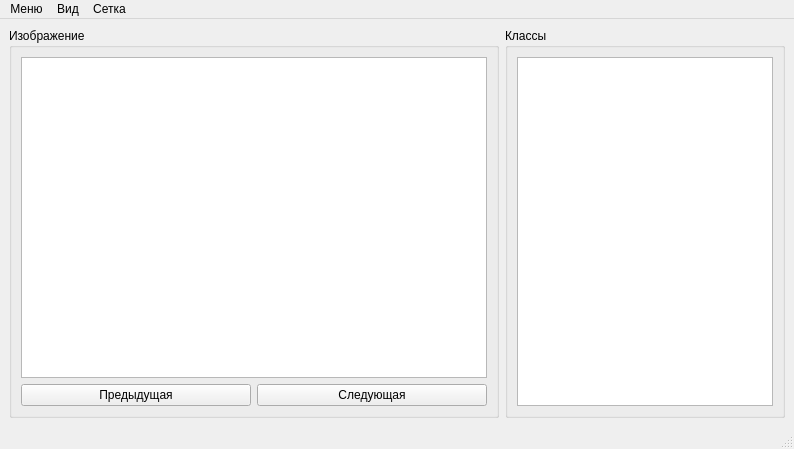
<?xml version="1.0" encoding="UTF-8"?>
<ui version="4.0">
 <class>MainWindow</class>
 <widget class="QMainWindow" name="MainWindow">
  <property name="geometry">
   <rect>
    <x>0</x>
    <y>0</y>
    <width>794</width>
    <height>449</height>
   </rect>
  </property>
  <property name="windowTitle">
   <string>MainWindow</string>
  </property>
  <property name="layoutDirection">
   <enum>Qt::LeftToRight</enum>
  </property>
  <widget class="QWidget" name="centralwidget">
   <property name="minimumSize">
    <size>
     <width>794</width>
     <height>398</height>
    </size>
   </property>
   <layout class="QGridLayout" name="gridLayout_3">
    <item row="0" column="1">
     <widget class="QGroupBox" name="groupBoxClasses">
      <property name="sizePolicy">
       <sizepolicy hsizetype="Fixed" vsizetype="Preferred">
        <horstretch>0</horstretch>
        <verstretch>0</verstretch>
       </sizepolicy>
      </property>
      <property name="title">
       <string>Классы</string>
      </property>
      <layout class="QVBoxLayout" name="verticalLayout">
       <item>
        <widget class="QListView" name="listViewClasses">
         <property name="contextMenuPolicy">
          <enum>Qt::ActionsContextMenu</enum>
         </property>
        </widget>
       </item>
      </layout>
     </widget>
    </item>
    <item row="0" column="0">
     <widget class="QGroupBox" name="groupBoxImage">
      <property name="sizePolicy">
       <sizepolicy hsizetype="Preferred" vsizetype="Preferred">
        <horstretch>0</horstretch>
        <verstretch>0</verstretch>
       </sizepolicy>
      </property>
      <property name="minimumSize">
       <size>
        <width>485</width>
        <height>0</height>
       </size>
      </property>
      <property name="title">
       <string>Изображение</string>
      </property>
      <layout class="QGridLayout" name="gridLayout">
       <item row="2" column="1">
        <widget class="QPushButton" name="pushButtonNextImage">
         <property name="contextMenuPolicy">
          <enum>Qt::NoContextMenu</enum>
         </property>
         <property name="text">
          <string>Следующая</string>
         </property>
        </widget>
       </item>
       <item row="2" column="0">
        <widget class="QPushButton" name="pushButtonPreviousImage">
         <property name="contextMenuPolicy">
          <enum>Qt::NoContextMenu</enum>
         </property>
         <property name="text">
          <string>Предыдущая</string>
         </property>
        </widget>
       </item>
       <item row="0" column="0" colspan="2">
        <widget class="ClassGridGraphicsView" name="graphicsViewImage">
         <property name="contextMenuPolicy">
          <enum>Qt::DefaultContextMenu</enum>
         </property>
        </widget>
       </item>
      </layout>
     </widget>
    </item>
   </layout>
  </widget>
  <widget class="QMenuBar" name="menubar">
   <property name="geometry">
    <rect>
     <x>0</x>
     <y>0</y>
     <width>794</width>
     <height>26</height>
    </rect>
   </property>
   <widget class="QMenu" name="menu">
    <property name="title">
     <string>Меню</string>
    </property>
    <addaction name="actionSelectImagesFolder"/>
   </widget>
   <widget class="QMenu" name="menu_2">
    <property name="title">
     <string>Вид</string>
    </property>
    <addaction name="actionImageZoomIn"/>
    <addaction name="actionImageZoomOut"/>
    <addaction name="actionResetImageScale"/>
   </widget>
   <widget class="QMenu" name="menu_3">
    <property name="title">
     <string>Сетка</string>
    </property>
    <addaction name="actionEditGridSize"/>
    <addaction name="actionCreateGrid"/>
   </widget>
   <addaction name="menu"/>
   <addaction name="menu_2"/>
   <addaction name="menu_3"/>
  </widget>
  <widget class="QStatusBar" name="statusbar"/>
  <action name="actionSelectImagesFolder">
   <property name="text">
    <string>Выбрать папку с изображениями</string>
   </property>
  </action>
  <action name="actionImageZoomIn">
   <property name="text">
    <string>Приблизить изображение</string>
   </property>
   <property name="shortcut">
    <string>Ctrl+Shift+=</string>
   </property>
  </action>
  <action name="actionImageZoomOut">
   <property name="text">
    <string>Отдалить изображение</string>
   </property>
   <property name="shortcut">
    <string>Ctrl+-</string>
   </property>
  </action>
  <action name="actionAddClass">
   <property name="text">
    <string>Добавить класс</string>
   </property>
   <property name="shortcutContext">
    <enum>Qt::WidgetShortcut</enum>
   </property>
  </action>
  <action name="actionDeleteClass">
   <property name="text">
    <string>Удалить класс</string>
   </property>
   <property name="shortcutContext">
    <enum>Qt::WidgetShortcut</enum>
   </property>
  </action>
  <action name="actionChangeClass">
   <property name="text">
    <string>Изменить класс</string>
   </property>
   <property name="shortcutContext">
    <enum>Qt::WidgetShortcut</enum>
   </property>
  </action>
  <action name="actionFillGrid">
   <property name="text">
    <string>Заполнить сетку классом</string>
   </property>
   <property name="shortcutContext">
    <enum>Qt::WidgetShortcut</enum>
   </property>
  </action>
  <action name="actionResetImageScale">
   <property name="text">
    <string>Восстановить размер изображения</string>
   </property>
   <property name="shortcut">
    <string>Ctrl+R</string>
   </property>
  </action>
  <action name="actionEditGridSize">
   <property name="text">
    <string>Изменить размер сетки</string>
   </property>
  </action>
  <action name="actionCreateGrid">
   <property name="text">
    <string>Создать сетку</string>
   </property>
  </action>
 </widget>
 <customwidgets>
  <customwidget>
   <class>ClassGridGraphicsView</class>
   <extends>QGraphicsView</extends>
   <header>forms.implemented_widgets.ClassGridGraphicsView</header>
  </customwidget>
 </customwidgets>
 <resources/>
 <connections/>
</ui>
